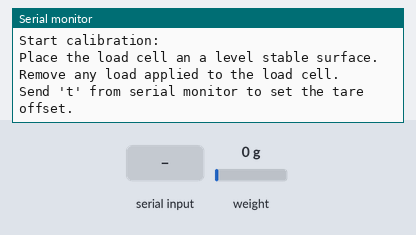
The sketch below on a simulated ESP8266 (NodeMCU). Parts: the last lines printed to the serial monitor. Inputs (shaded band) come from the test bench; at power-on: weight on the scale 0 g. EEPROM starts erased.

Above: at 4.3 s.
4.4 s: "t90\n" received over Serial
At 5.0 s:
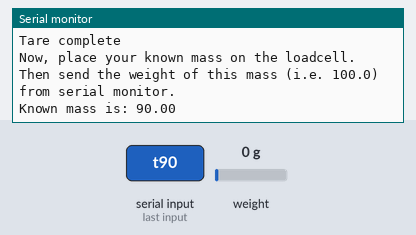
5.9 s: "y90\n" received over Serial
At 6.53 s:
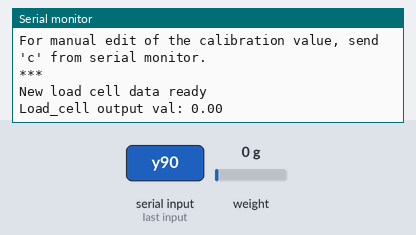
7.6 s: "c90\n" received over Serial
At 8.4 s:
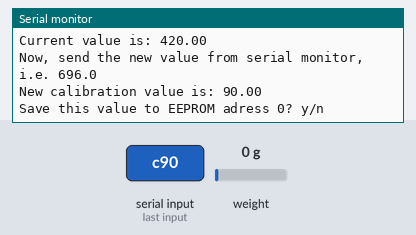
9.1 s: "y,45\n" received over Serial
At 9.32 s:
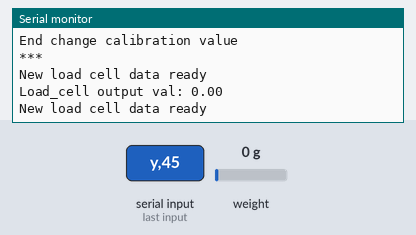
10.6 s: weight on the scale set to 100 g
At 10.73 s:
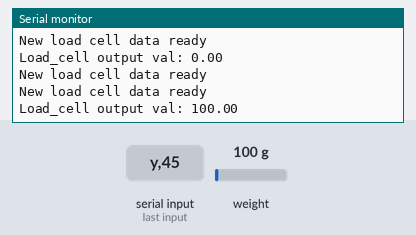
12.1 s: weight on the scale set to 1250 g
At 12.14 s:
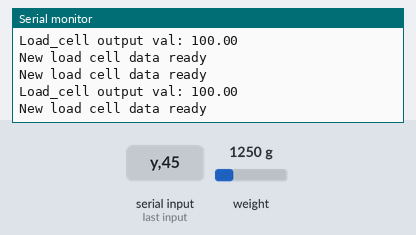
Timing chart, 0 to 14.6 s (numbered marks = the images above; inputs shaded):
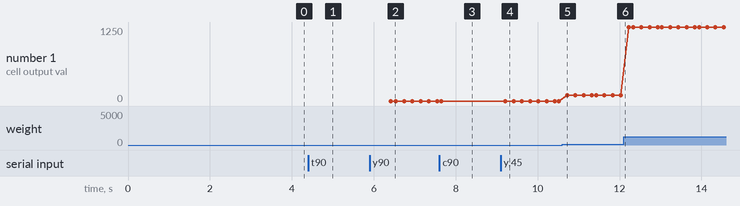

Measured:
- after the input at 4.4 s, the serial monitor: prints a new line at once (image 1)
- after the input at 5.9 s, the serial monitor: prints a new line after 0.29 s (image 2)
- after the input at 7.6 s, the serial monitor: prints a new line after 0.05 s (image 3)
- after the input at 9.1 s, the serial monitor: prints a new line at once (image 4)
- after the input at 10.6 s, the serial monitor: prints a new line after 0.12 s (image 5)
- plotted number 1: 0 → 100 after the input at 10.6 s, 100 → 1250 after the input at 12.1 s

The sketch:

HX711.ino
```cpp
/*
   -------------------------------------------------------------------------------------
   HX711_ADC
   Arduino library for HX711 24-Bit Analog-to-Digital Converter for Weight Scales
   Olav Kallhovd sept2017
   -------------------------------------------------------------------------------------
*/

/*
   This example file shows how to calibrate the load cell and optionally store the calibration
   value in EEPROM, and also how to change the value manually.
   The result value can then later be included in your project sketch or fetched from EEPROM.

   To implement calibration in your project sketch the simplified procedure is as follow:
       LoadCell.tare();
       //place known mass
       LoadCell.refreshDataSet();
       float newCalibrationValue = LoadCell.getNewCalibration(known_mass);
*/
#include <Arduino.h>
#include <Wire.h>
#include <HX711_ADC.h>
#include <iostream>
#include <string>
#include <EEPROM.h>


//pins:
const int HX711_dout = D2; //mcu > HX711 dout pin
const int HX711_sck = D3; //mcu > HX711 sck pin

HX711_ADC LoadCell(HX711_dout, HX711_sck);

const int calVal_eepromAdress = 0;
unsigned long t = 0;


void setup()
{
  //u8g2.begin();
  Serial.begin(9600);


  Serial.println("Starting...");

  LoadCell.begin();
  //LoadCell.setReverseOutput(); //uncomment to turn a negative output value to positive
  unsigned long stabilizingtime = 3000; // preciscion right after power-up can be improved by adding a few seconds of stabilizing time
  boolean _tare = false; //set this to false if you don't want tare to be performed in the next step
  LoadCell.start(stabilizingtime, _tare);

  if (LoadCell.getTareTimeoutFlag() || LoadCell.getSignalTimeoutFlag())
  {
    Serial.println("Timeout, check MCU>HX711 wiring and pin designations");
    while (1);
  }
  else
  {
    LoadCell.setCalFactor(10.0); // user set calibration value (float), initial value 1.0 may be used for this sketch
    Serial.println("Startup is complete");
  }
  while (!LoadCell.update());

  Serial.println("Initial load cell data update complete");
  calibrate();
  //start calibration procedure
}


void loop()
{

  static boolean newDataReady = 0;
  const int serialPrintInterval = 100; //increase value to slow down serial print activity

  // check for new data/start next conversion:
  if (LoadCell.update())
  {
    newDataReady = true;
    Serial.println("New load cell data ready"); // Debugging statement
  }

  // get smoothed value from the dataset:
  if (newDataReady) {
    if (millis() > t + serialPrintInterval) {
      float i = LoadCell.getData();
      Serial.print("Load_cell output val: ");
      Serial.println(i);
      newDataReady = 0;
      t = millis();


      //name = String(i);

      //u8g2.drawStr(0, 50, name.c_str() );
    }
  }

  // receive command from serial terminal
  if (Serial.available() > 0) {
    char inByte = Serial.read();
    if (inByte == 't') LoadCell.tareNoDelay(); //tare
    else if (inByte == 'r') calibrate(); //calibrate
    else if (inByte == 'c') changeSavedCalFactor(); //edit calibration value manually
  }

  // check if last tare operation is complete
  if (LoadCell.getTareStatus() == true) {
    Serial.println("Tare complete");
  }

  delay(100);
}

void calibrate() {
  Serial.println("***");
  Serial.println("Start calibration:");
  Serial.println("Place the load cell an a level stable surface.");
  Serial.println("Remove any load applied to the load cell.");
  Serial.println("Send 't' from serial monitor to set the tare offset.");

  boolean _resume = false;
  while (_resume == false) {
    LoadCell.update();
    if (Serial.available() > 0) {
      if (Serial.available() > 0) {
        char inByte = Serial.read();
        if (inByte == 't') LoadCell.tareNoDelay();
      }
    }
    if (LoadCell.getTareStatus() == true) {
      Serial.println("Tare complete");
      _resume = true;
    }
  }

  Serial.println("Now, place your known mass on the loadcell.");
  Serial.println("Then send the weight of this mass (i.e. 100.0) from serial monitor.");

  float known_mass = 0;
  _resume = false;
  while (_resume == false) {
    LoadCell.update();
    if (Serial.available() > 0) {
      known_mass = Serial.parseFloat();
      if (known_mass != 0) {
        Serial.print("Known mass is: ");
        Serial.println(known_mass);
        _resume = true;
      }
    }
  }

  LoadCell.refreshDataSet(); //refresh the dataset to be sure that the known mass is measured correct
  float newCalibrationValue = LoadCell.getNewCalibration(known_mass); //get the new calibration value

  Serial.print("New calibration value has been set to: ");
  Serial.print(newCalibrationValue);
  Serial.println(", use this as calibration value (calFactor) in your project sketch.");
  Serial.print("Save this value to EEPROM adress ");
  Serial.print(calVal_eepromAdress);
  Serial.println("? y/n");

  _resume = false;
  while (_resume == false) {
    if (Serial.available() > 0) {
      char inByte = Serial.read();
      if (inByte == 'y') {

        EEPROM.begin(512);
        EEPROM.put(calVal_eepromAdress, newCalibrationValue);
        EEPROM.commit();
        EEPROM.get(calVal_eepromAdress, newCalibrationValue);
        Serial.print("Value ");
        Serial.print(newCalibrationValue);
        Serial.print(" saved to EEPROM address: ");
        Serial.println(calVal_eepromAdress);
        _resume = true;

      }
      else if (inByte == 'n') {
        Serial.println("Value not saved to EEPROM");
        _resume = true;
      }
    }
  }

  Serial.println("End calibration");
  Serial.println("***");
  Serial.println("To re-calibrate, send 'r' from serial monitor.");
  Serial.println("For manual edit of the calibration value, send 'c' from serial monitor.");
  Serial.println("***");
}

void changeSavedCalFactor() {
  float oldCalibrationValue = LoadCell.getCalFactor();
  boolean _resume = false;
  Serial.println("***");
  Serial.print("Current value is: ");
  Serial.println(oldCalibrationValue);
  Serial.println("Now, send the new value from serial monitor, i.e. 696.0");
  float newCalibrationValue;
  while (_resume == false) {
    if (Serial.available() > 0) {
      newCalibrationValue = Serial.parseFloat();
      if (newCalibrationValue != 0) {
        Serial.print("New calibration value is: ");
        Serial.println(newCalibrationValue);
        LoadCell.setCalFactor(newCalibrationValue);
        _resume = true;
      }
    }
  }
  _resume = false;
  Serial.print("Save this value to EEPROM adress ");
  Serial.print(calVal_eepromAdress);
  Serial.println("? y/n");
  while (_resume == false) {
    if (Serial.available() > 0) {
      char inByte = Serial.read();
      if (inByte == 'y') {
        EEPROM.begin(512);
        EEPROM.put(calVal_eepromAdress, newCalibrationValue);
        EEPROM.commit();
        EEPROM.get(calVal_eepromAdress, newCalibrationValue);
        Serial.print("Value ");
        Serial.print(newCalibrationValue);
        Serial.print(" saved to EEPROM address: ");
        Serial.println(calVal_eepromAdress);
        _resume = true;
      }
      else if (inByte == 'n') {
        Serial.println("Value not saved to EEPROM");
        _resume = true;
      }
    }
  }
  Serial.println("End change calibration value");
  Serial.println("***");
}
```
